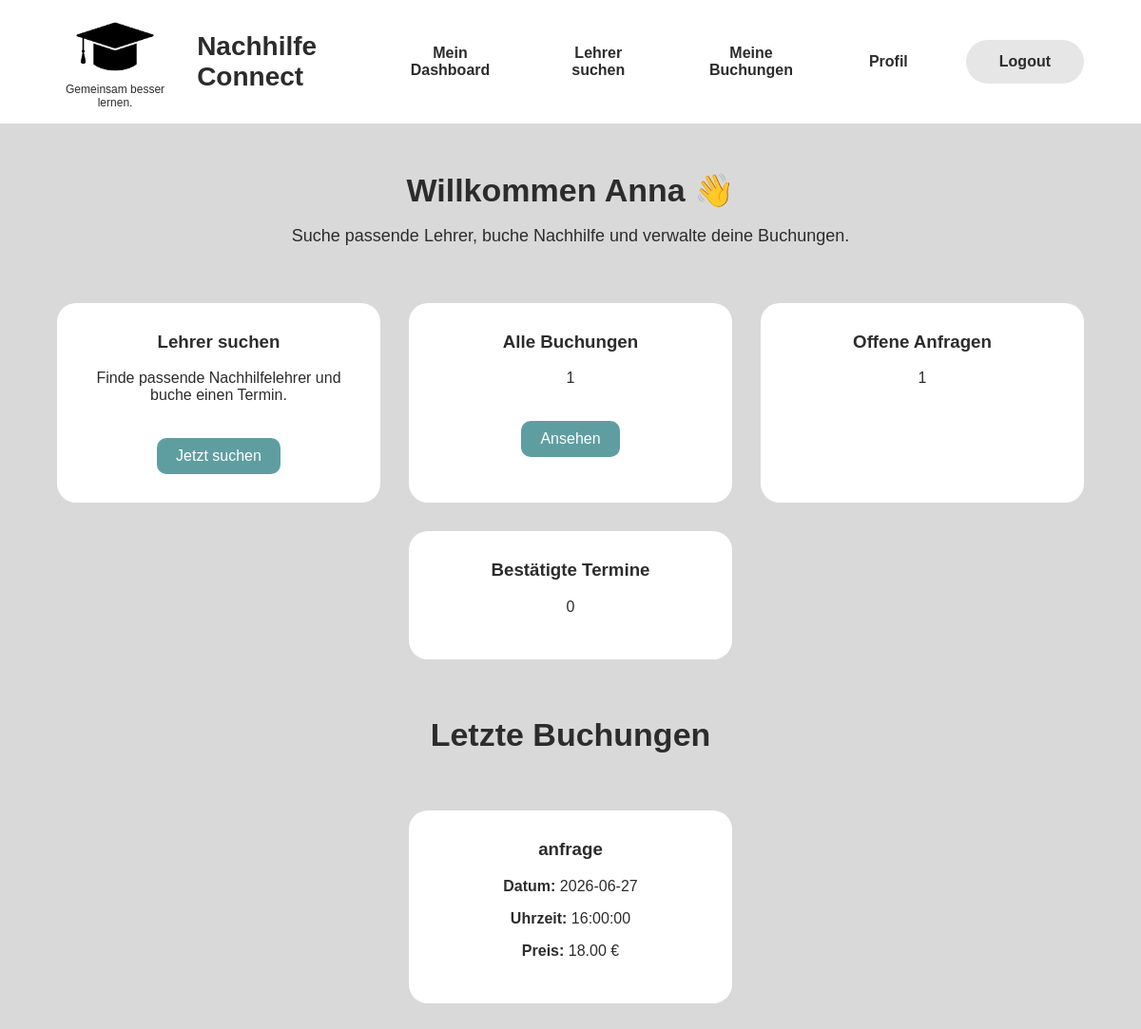
The page /schueler-dashboard (signed in) on the database as committed earlier.
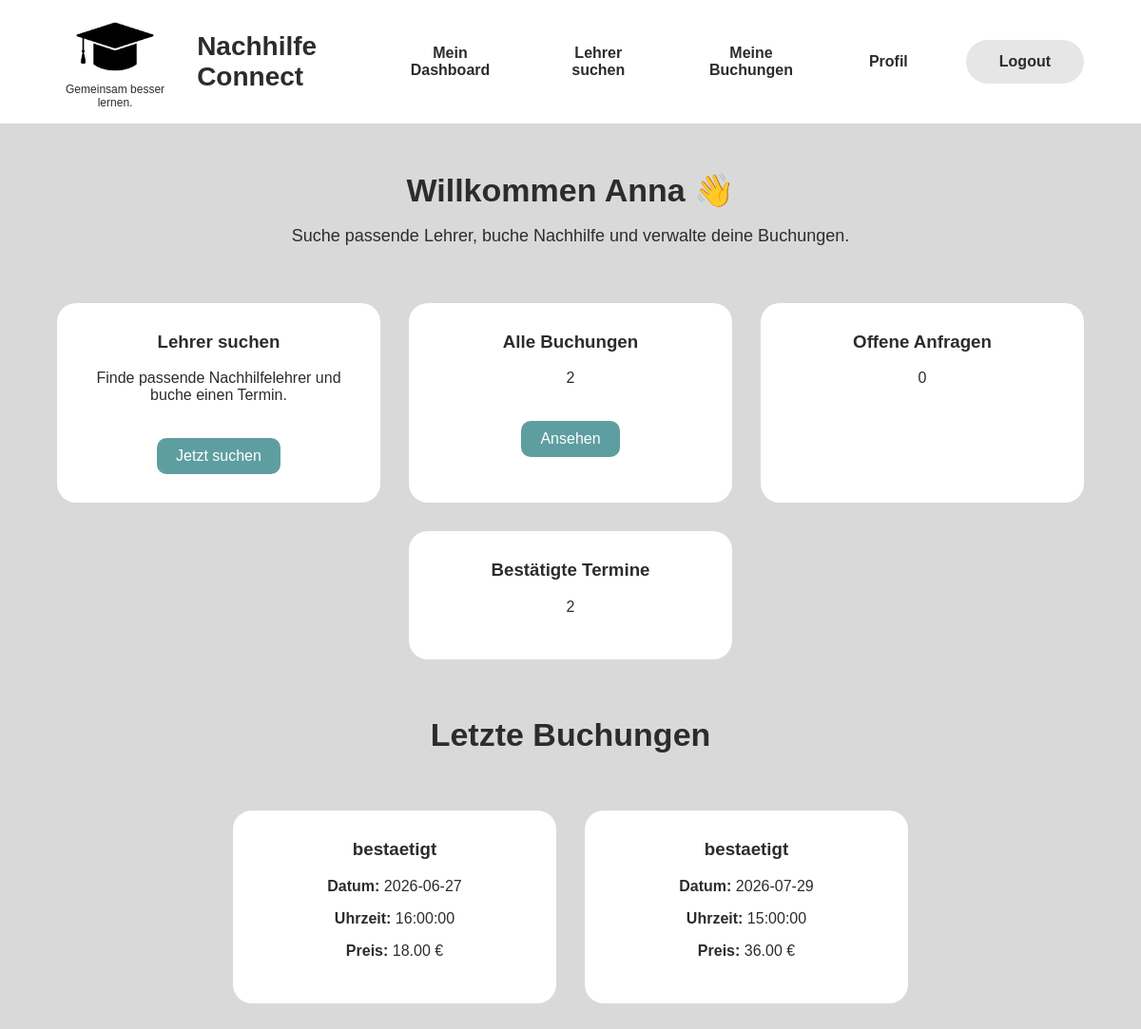
The same page on the database as committed later.
### models.py (models this page shows)
class Buchung(db.Model):
    __tablename__ = "buchung"
    id = db.Column(db.Integer, primary_key=True)
    schüler_id = db.Column(db.Integer, db.ForeignKey("users.id"), nullable=False)
    lehrer_id = db.Column(db.Integer, db.ForeignKey("users.id"), nullable=False)
    fach_id = db.Column(db.Integer, db.ForeignKey("fach.id"), nullable=False)
    schueler = db.relationship('User', foreign_keys=[schüler_id])
    lehrer = db.relationship('User', foreign_keys=[lehrer_id])
    bewertung = db.relationship('Bewertung', uselist=False)
    datum = db.Column(db.Date, nullable=False)
    uhrzeit = db.Column(db.Time, nullable=False)
    dauer_stunden = db.Column(db.Integer, nullable=False)
    gesamtpreis = db.Column(db.Numeric(8, 2), nullable=False)
    unterrichtsart = db.Column(db.String(30), nullable=False)
    zahlungsart = db.Column(db.String(30), nullable=False)
    status = db.Column(db.String(30), nullable=False, default="anfrage")
    nachricht = db.Column(db.Text, nullable=True)
    erstellt_am = db.Column(db.DateTime, nullable=False, default=datetime.utcnow)

### app.py (the view)
@app.route('/schueler-dashboard')
def student_dashboard():
    if 'user_id' not in session:
        flash("Bitte zuerst einloggen.")
        return redirect(url_for('login'))
    if session.get('rolle') != 'schueler':
        flash("Diese Seite ist nur für Schüler/innen.")
        return redirect(url_for('login'))
    student = User.query.get(session['user_id'])
    buchungen = Buchung.query.filter_by(schüler_id=student.id).all()
    offene_buchungen = [b for b in buchungen if b.status == "anfrage"]
    bestaetigte_buchungen = [b for b in buchungen if b.status == "bestaetigt"]
    return render_template(
        'student_dashboard.html',
        student_name=student.vorname,
        buchungen_anzahl=len(buchungen),
        offene_buchungen_anzahl=len(offene_buchungen),
        bestaetigte_buchungen_anzahl=len(bestaetigte_buchungen),
        letzte_buchungen=buchungen[-3:]
    )

### templates/student_dashboard.html (shortened to what this page needs)
<!DOCTYPE html>
<html lang="de">
<head>
    <link rel="stylesheet" href="{{ url_for('static', filename='css/style.css') }}">
</head>
<body>
     <header>
     <div class="header-left">
    <div class="logo">
        <img src="{{ url_for('static', filename='images/logo.png') }}" alt="Nachhilfe Connect Logo">
        <p>Gemeinsam besser lernen.</p>
    </div>
    <h1>Nachhilfe Connect</h1>
    </div>
    <nav>
        <ul>
            <li><a href="{{ url_for('student_dashboard') }}">Mein Dashboard</a></li>
            <li><a href="{{ url_for('teacher_search') }}">Lehrer suchen</a></li>
            <li><a href="{{ url_for('my_bookings') }}">Meine Buchungen</a></li>
            <li><a href="{{ url_for('profile') }}">Profil</a></li>
            <li><a class="login-button" href="{{ url_for('logout') }}">Logout</a></li>
        </ul>
    </nav>
    </header>
<main>
    <section class="dashboard-header">
        <h2>Willkommen {{ student_name }} 👋</h2>
        <p>Suche passende Lehrer, buche Nachhilfe und verwalte deine Buchungen.</p>
    </section>
        <section class="dashboard-cards">
        <div class="dashboard-card">
            <h3>Lehrer suchen</h3>
            <p>Finde passende Nachhilfelehrer und buche einen Termin.</p>
             <a href="{{ url_for('teacher_search') }}">Jetzt suchen</a>
        </div>
        <div class="dashboard-card">
            <h3>Alle Buchungen</h3>
            <p>{{ buchungen_anzahl }}</p>
            <a href="{{ url_for('my_bookings') }}">Ansehen</a>
        </div>
        <div class="dashboard-card">
            <h3>Offene Anfragen</h3>
            <p>{{ offene_buchungen_anzahl }}</p>
        </div>
        <div class="dashboard-card">
            <h3>Bestätigte Termine</h3>
            <p>{{ bestaetigte_buchungen_anzahl }}</p>
        </div>
    </section>
    <section class="dashboard-header">
        <h2>Letzte Buchungen</h2>
    </section>
    <section class="dashboard-cards">
        {% if letzte_buchungen %}
            {% for buchung in letzte_buchungen %}
                <div class="dashboard-card">
                    <h3>{{ buchung.status }}</h3>
                    <p><strong>Datum:</strong> {{ buchung.datum }}</p>
                    <p><strong>Uhrzeit:</strong> {{ buchung.uhrzeit }}</p>
                    <p><strong>Preis:</strong> {{ buchung.gesamtpreis }} €</p>
                </div>
            {% endfor %}
        {% else %}
            <div class="dashboard-card">
                <h3>Noch keine Buchungen</h3>
                <p>Du hast bisher keine Nachhilfe gebucht.</p>
                <a href="{{ url_for('teacher_search') }}">Lehrer suchen</a>
            </div>
        {% endif %}
    </section>
</main>
</body>
</html>

Rows that differ between the two databases and show on the page:
changed Buchung (number 1 of 2 on the later page): status "anfrage" → "bestaetigt"
added Buchung: status "bestaetigt", datum "2026-07-29", uhrzeit "15:00:00", gesamtpreis "36.00"
Other text that changed with them:
{{ buchungen_anzahl }}: "1" → "2"
{{ offene_buchungen_anzahl }}: "1" → "0"
{{ bestaetigte_buchungen_anzahl }}: "0" → "2"
